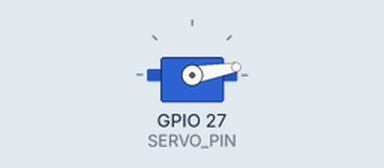
Recording of a sketch running on a simulated ESP32. Parts: servo.

Above: at 0.55 s.
At 2.85 s:
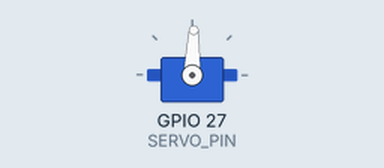
At 5.15 s:
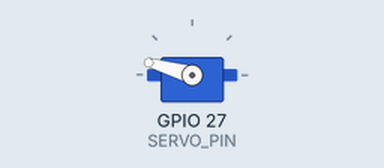
At 9.8 s:
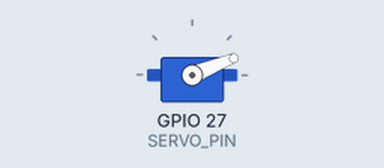
Timing chart, 0 to 13.0 s (numbered marks = the images above):
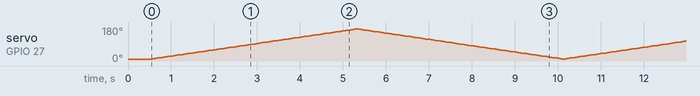

The sketch:

05_sweep.ino
```cpp
/*
  GOAL
  Sweep from 10 to 170 degrees and back.

  NEW IN THIS CHECKPOINT
  Two for loops for an automatic sweep.

  UNLOCKED API
  See API.md in this folder.

  SUCCESS LOOKS LIKE
  Servo sweeps continuously; distance measurement is not used in this level.
*/
#include <Arduino.h>
#include <ESP32Servo.h>

const int TRIG_PIN = 25;
const int ECHO_PIN = 26;
const int SERVO_PIN = 27;

Servo scannerServo;

float measureDistance() {
  digitalWrite(TRIG_PIN, LOW);
  delayMicroseconds(2);
  digitalWrite(TRIG_PIN, HIGH);
  delayMicroseconds(10);
  digitalWrite(TRIG_PIN, LOW);

  unsigned long duration = pulseIn(ECHO_PIN, HIGH, 30000);
  if (duration == 0) {
    return -1;  // No valid echo; this is not a zero-distance reading.
  }
  return duration * 0.0343f / 2.0f;  // Convert round-trip time to cm.
}

void setup() {
  Serial.begin(115200);
  pinMode(TRIG_PIN, OUTPUT);
  digitalWrite(TRIG_PIN, LOW);
  pinMode(ECHO_PIN, INPUT);
  scannerServo.attach(SERVO_PIN);
  scannerServo.write(10);
  delay(500);  // Allow the initial move to finish.
}

void loop() {
  for (int angle = 10; angle <= 170; angle += 2) {
    scannerServo.write(angle);
    delay(60);
  }
  for (int angle = 168; angle >= 12; angle -= 2) {
    scannerServo.write(angle);
    delay(60);
  }
}
```
